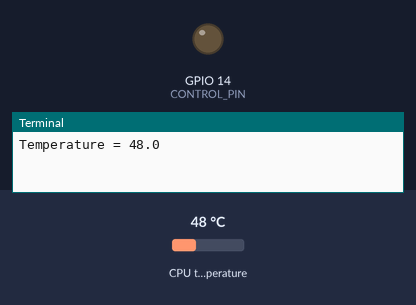
A program run on a simulated Raspberry Pi (BCM pin numbers). Shown: output pins drawn as LEDs (lit = HIGH), the last lines printed to the terminal. The inputs (shaded band) are chosen by the test bench; at power-on: CPU temperature 48 °C.

Above: at 1.2 s.
1.3 s: CPU temperature set to 54 °C
7.3 s: CPU temperature set to 57 °C
At 11.3 s:
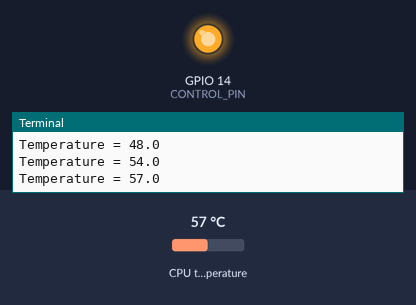
13.3 s: CPU temperature set to 41 °C
19.3 s: CPU temperature set to 38 °C
At 21.2 s:
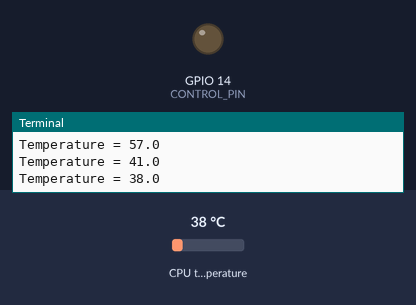
25.3 s: CPU temperature set to 58 °C
At 31.2 s:
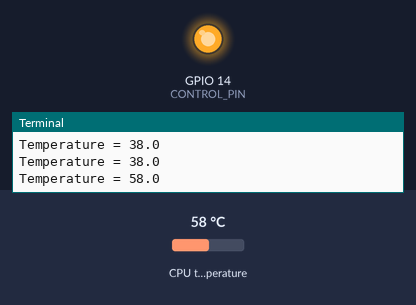
Timing chart, 0 to 32.6 s (numbered marks = the images above; inputs shaded):
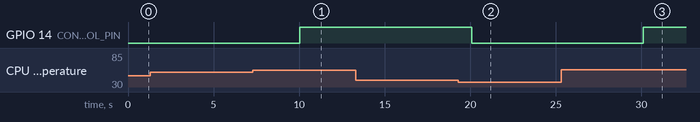

Measured:
- the behaviour switches between 55 and 56 °C on CPU temperature (found by bisection; images 0 and 1)
- the behaviour switches between 40 and 39 °C on CPU temperature (found by bisection; images 1 and 2)
- after the input at 7.3 s, GPIO 14 (CONTROL_PIN): LOW → HIGH after 2.7 s
- after the input at 19.3 s, GPIO 14 (CONTROL_PIN): HIGH → LOW after 0.78 s
- after the input at 25.3 s, GPIO 14 (CONTROL_PIN): LOW → HIGH after 4.8 s

The program:

smart_temperature.py
```python
import argparse
import subprocess
import time

import RPi.GPIO as GPIO

parser = argparse.ArgumentParser(description='Auto control cooling for RPi')
parser.add_argument('--MAX_TEMP', default=55.0, type=float, help='This is value for MAX_TEMP variable')
parser.add_argument('--HYSTERESIS', default=15.0, type=float, help='This is value for hysteresis loop variable')

args = parser.parse_args()

CONTROL_PIN = 14  # Pin number to control cooler
MAX_TEMP = args.MAX_TEMP  # Max CPU temperature
HYSTERESIS = args.HYSTERESIS  # Max CPU temperature


def get_current_temp():
    """
    Function to get current CPU temperature from cmd

    :return CPU temperature in float
    """
    temp = subprocess.check_output('cat /sys/class/thermal/thermal_zone0/temp'.split()).decode()
    return float(temp) / 1000


def main():
    is_cooler_active = False  # Set cooler off

    GPIO.setmode(GPIO.BCM)
    GPIO.setup(CONTROL_PIN, GPIO.OUT, initial=0)  # Set OUTPUT mode for gpio pin

    while True:
        temp = get_current_temp()  # Get current temperature
        print(f'Temperature = {temp}')

        # Check if need turn on/off cooler
        if (temp > MAX_TEMP and not is_cooler_active) or (temp < MAX_TEMP - HYSTERESIS and is_cooler_active):
            is_cooler_active = not is_cooler_active
            GPIO.output(CONTROL_PIN, is_cooler_active)

        time.sleep(5)  # Sleep in 5 sec


if __name__ == "__main__":
    try:
        main()
    except KeyboardInterrupt:
        print('\nKeyboardInterrupt detected. End program...')
    finally:
        GPIO.cleanup()
```
